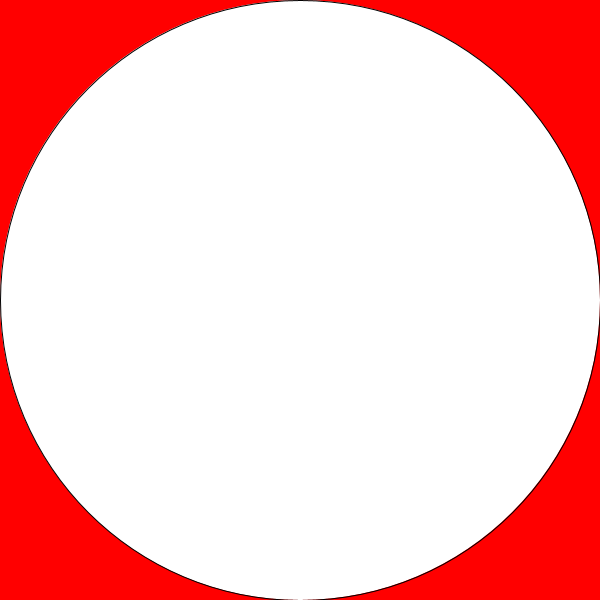
Frame 1 (no input)
Frame 60 (the mouse pressed at the canvas centre just before this capture): identical to frame 1, image omitted
Frame 120 (the mouse held since frame 60 and released just before this capture): identical to frame 1, image omitted

The Processing sketch that drew this single still picture (run headless with seeded random() and noise(); from frame 60 on, the mouse is pressed at the canvas centre):

// Processing sketch: string_char_data_types_06
// ── string_char_data_types_06.pde
// String & char data types

// The char data type holds a single letter. Note the single quotes ' '
char triggerChar = 'a';

// A String holds text. Note the double quotes " "
String helloText = "Hello there!";

void setup() {
  size (600, 600);
  println(helloText);
}

void draw() {
  background(#FF0000);

  if (keyPressed == true) {
    if (key == triggerChar) {
      fill(0);
    } else {
      fill(255);
    }
  }

  ellipse(300, 300, 600, 600);
}
